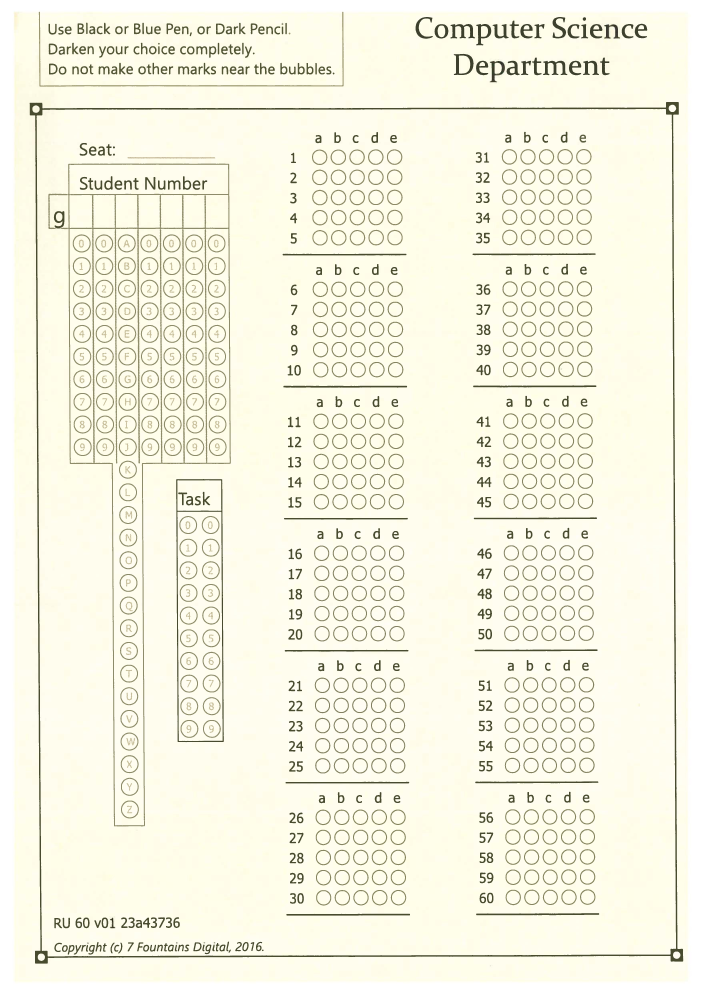
#> input picture mcq/data/jpeg/pg-0.jpeg, 3508 x 4967 px, given in place of pg_1.ppm, which was not available (shown at 1/5 size)
$ python pproc.py   (Python 2 division)
#> lines starting #> are read from the running program, lines starting #| are printed output that depends on the picture; pictures that were not available may be replaced by others from this repository, and a replacement may not be noted
'''

pproc.py

Author: Sean Devonport

Script that extracts images from pdf and aligns them correctly for processing

'''

import cv2
import os
import csv
import numpy as np
import argparse as ap
import cvutils
import math
from matplotlib import pyplot as plt

# [9 lines left out: functions erode_img, dilate_img, not called in this run]

def findCorners(img):
# Finds all corners of MCQ using a template match.
# Returns 4 centre positions of corners. If no_cnrs < 4 then return flag value 1.
	cnr_template = cv2.imread('data/template/corner.ppm',0)
	img2 = img.copy()
	w,h = np.shape(cnr_template)
	corners = []
	accuracy = 0.75
	flg=0
	for i in range(4):
		# Find corner
		res = cv2.matchTemplate(img2, cnr_template,cv2.TM_CCOEFF_NORMED)

		_, max_val, _, max_loc = cv2.minMaxLoc(res)

		if max_val > accuracy:
			# get centre
			top_left = max_loc
			bottom_right = (top_left[0] + w, top_left[1] + h)
			centre = (top_left[0]+30, top_left[1]+30)

			# Draw circle over corner
			cv2.circle(img2,centre,50,(0,255,0),-1)

			# cv2.rectangle(img2,top_left, bottom_right, (0,0,255), 3)
			# cv2.imshow('img',cv2.resize(img2,(0,0),fx=0.2,fy=0.2))
			# cv2.waitKey(0)

			# append corner to list
			corners.append(centre)

	corners = sorted(corners, key=lambda x: (x[1],x[0]))
	if len(corners) != 4:
		flg = 1
	print 'corners: ' + str(corners)
	return corners,flg

# [5 lines left out: function threshold, not called in this run]

def flipPage(img, cnrs):
# Determines if page is upside down or not. Returns correctly orientated page as image and corners.
	in_img = img
	out_img = img
	corners = cnrs
	w,h = np.shape(img)

	# if the top left corner y value < 500, then flip
	if cnrs[0][1] < 500:
		# Flip image
		out_img = cv2.flip(img,-1)
		corners, flg = findCorners(out_img)

	# cv2.imshow('out',cv2.resize(out_img,(0,0),fx=0.2,fy=0.2))
	# cv2.waitKey(0)

	return out_img,corners

# [8 lines left out: function get_angle, not called in this run]

def fixOrient(img, cnrs):
	out_img=img
	rows,cols = np.shape(img)
	corners = cnrs
	dist = cnrs[1][1] - cnrs[0][1]

	if dist >= 20:
		# Find angle (in radians) between them
		angle = get_angle(cnrs[0],cnrs[1])
		# rotate image by inverse angle
		print angle
		M = cv2.getRotationMatrix2D((cols/2,rows/2),angle,1)
		out_img = cv2.warpAffine(img,M,(cols,rows))
		corners,flg = findCorners(out_img)
		# out_img = cv2.rotateImage(img,-angle)
		cv2.imshow('rot',cv2.resize(out_img,(0,0),fx=0.2,fy=0.2))
		cv2.waitKey(0)

	return out_img,corners

# [286 lines left out: functions findCircles, detScores, getQs, getScores, encodeChar, detCharMarked and 3 more, not called in this run]

def getStudNo(img,corners):
# Take in section and get student number
	in_img = img.copy()
	cnrs = corners
	stu_no = []
	circles = []

	#### Crop verticle rectangle

	# Start point
	pos1 = (cnrs[0][0]+165,cnrs[0][1] +605)
	pos2 = (pos1[0]+120,pos1[1]+1160)
	x_off = 113
	y_off = 1810

	for i in range(7):
		seg = in_img[pos1[1]:pos2[1],pos1[0]:pos2[0]]
		cv2.imshow('seg',cv2.resize(seg,(0,0),fx=0.2,fy=0.2))
		cv2.waitKey(0)

		circles=findCircles(seg)[0]
		circles=sorted(circles,key=lambda x : x[1])

		# Determine which circle filled in and append
		mark = detStudNo(seg,circles)

		stu_no.append(mark)

		if i == 1:
		# If i third column extend window segment
			pos1 = [pos1[0]+x_off, pos1[1]]
			pos2 = [pos2[0]+x_off, pos2[1]+y_off]

		elif i == 2:
		# Return back to original
			pos1 = [pos1[0]+x_off, pos1[1]]
			pos2 = [pos2[0]+x_off, pos2[1]-y_off]
		else:
			pos1 = [pos1[0]+x_off, pos1[1]]
			pos2 = [pos2[0]+x_off, pos2[1]]


	if -1 in stu_no:
		stu_no = 'Invalid Student No'
	else:
		stu_no = ''.join(stu_no)

	print 'Student No: ' +  str(stu_no)
	return stu_no

# [89 lines left out: functions detTaskNo, getTaskNo, writeCSV, not called in this run]

def procMCQ(mcq):
	# read image in grayscale
#> called with mcq = 'data/ppm/600dpi/pg_1.ppm'
	img = cv2.imread(mcq,0)
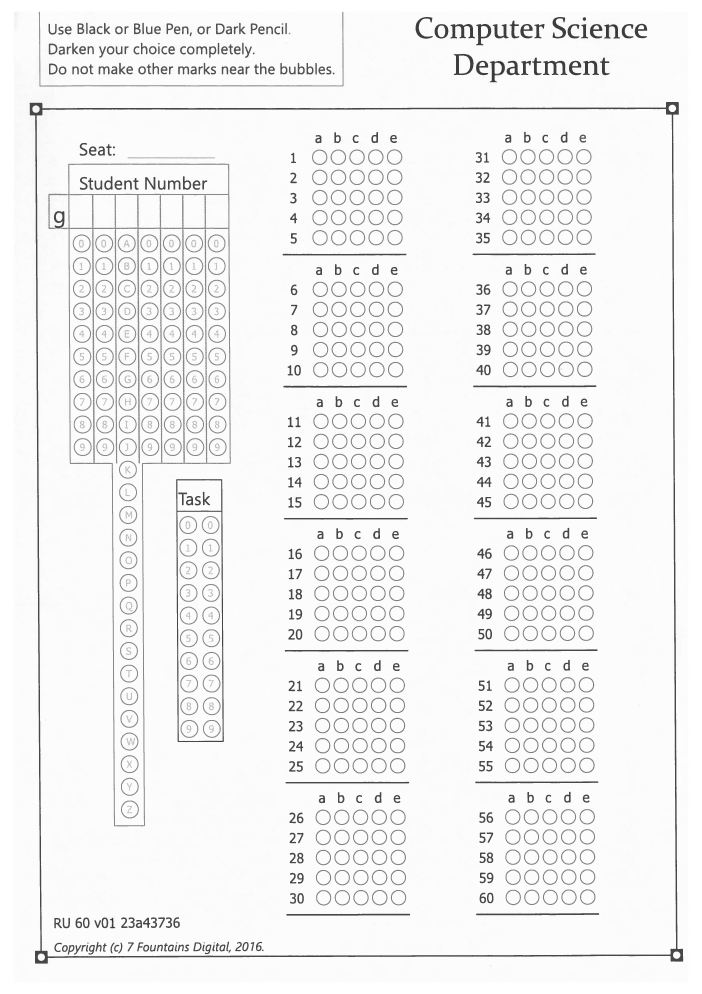
#> img: shape (4967, 3508) (shown at 1/5 size); min 14, max 255, mean 242.4
	# get image name for printing
	name = mcq.split('/')[3]
	# find corners with template match
	corners,flg = findCorners(img)
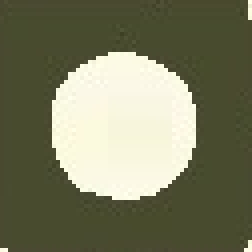
#> input picture mcq/data/template/corner.ppm, 63 x 63 px (shown 4 times larger)
#> in findCorners, `cnr_template = cv2.imread('data/template/corner.ppm',0)`:
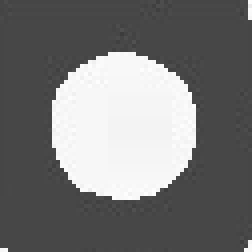
#> cnr_template: shape (63, 63) (shown 4 times larger); min 60, max 253, mean 118.8
#> the loop in findCorners, `for i in range(4):` made 4 passes
#> (max_val, top_left, bottom_right, centre) on passes 1 to 4: (1, (149, 514), (212, 577), (179, 544)), (0.965, (3331, 510), (3394, 573), (3361, 540)), (0.954, (176, 4754), (239, 4817), (206, 4784)), (0.931, (3353, 4744), (3416, 4807), (3383, 4774))
#> pass 1, in findCorners, `res = cv2.matchTemplate(img2, cnr_template,cv2.TM_CCOEFF_NORMED)`:
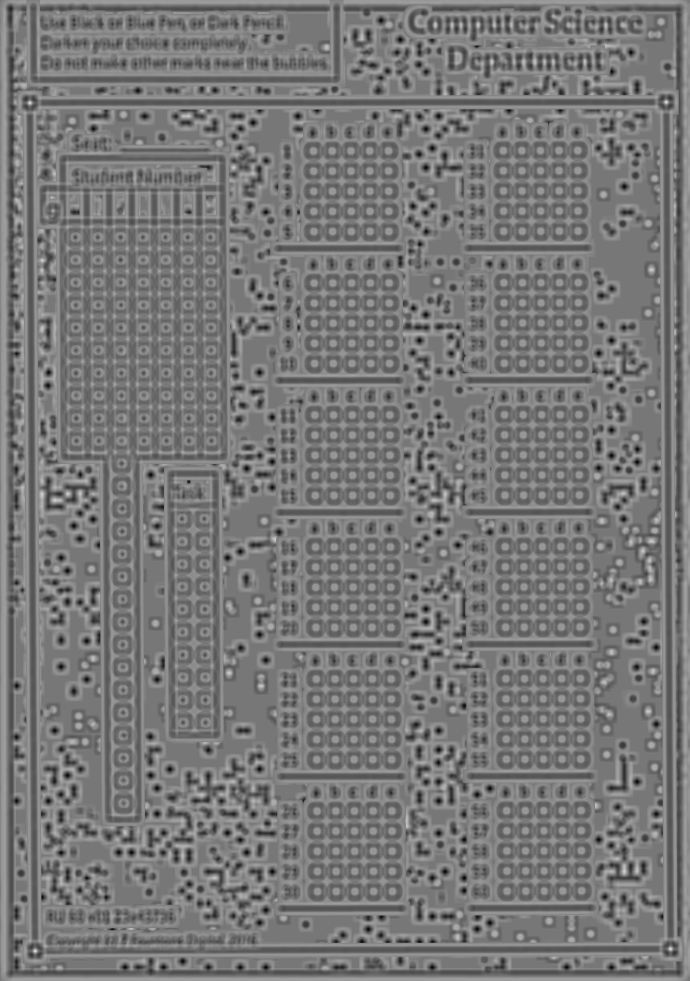
#> res: shape (4905, 3446) float32 (shown at 1/5 size); min -0.876, max 1, mean 0.0106; drawn with min black and max white
#> after the loop in findCorners, `for i in range(4):`: corners = [(179, 544), (3361, 540), (206, 4784), (3383, 4774)]
#> in findCorners, `corners = sorted(corners, key=lambda x: (x[1],x[0]))`: corners = [(3361, 540), (179, 544), (3383, 4774), (206, 4784)]
#| corners: [(3361, 540), (179, 544), (3383, 4774), (206, 4784)]
#> flg = 0

	if len(corners) >= 2:
		# turn page upright
		img, corners = flipPage(img, corners)
		# fix orientation (minor miss alignment)
		img, corners = fixOrient(img, corners)
#> in fixOrient, `dist = cnrs[1][1] - cnrs[0][1]`: dist = 4
		# get student number of mcq
		stud_no = getStudNo(img,corners)
#> in getStudNo, `cnrs = corners`: cnrs has the same summary as corners in findCorners
#> in getStudNo, `pos1 = (cnrs[0][0]+165,cnrs[0][1] +605)`: pos1 = (3526, 1145)
#> in getStudNo, `pos2 = (pos1[0]+120,pos1[1]+1160)`: pos2 = (3646, 2305)
#> after the loop in getStudNo, `for i in range(7):`: stu_no = []
		# get tasks completed from mcq
		task_no = getTaskNo(img,corners)
		# get scores from mcq
		scores = getScores(img,corners)
		# pack data
		all_data = [name, stud_no,task_no,scores]
		# print to csv
		writeCSV(all_data,'output.csv')
		# return [name, stud_no,task_no,scores]

	else:
		print 'No corners not found on this MCQ - Invalid MCQ'
		return -1


# [7 lines left out: function main, not called in this run]


# main()
# Problem case pg_16 (sort corners)
# Need slightly different formulation for larger image ( check if image resize works?)
#> (the run stopped early here; a loop or call above may not have finished)
